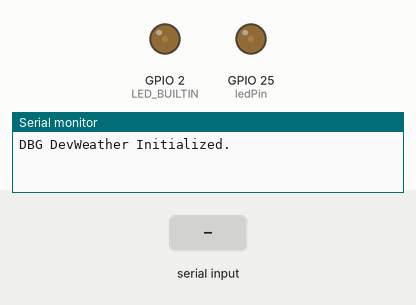
A sketch run on a simulated ESP32. Parts: output pins drawn as LEDs (lit = HIGH), the last lines printed to the serial monitor. Inputs (shaded band) come from the test bench.

Above: at 1.7 s.
1.8 s: "SET_LED 90\n" received over Serial
At 2.1 s:
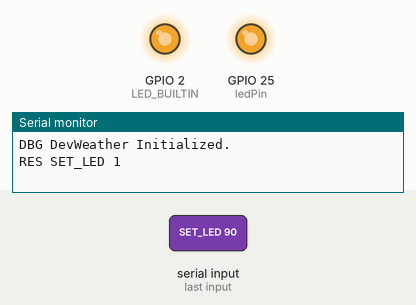
3.3 s: "SET_LED \n" received over Serial
4.8 s: "GET_LDR\n" received over Serial
Timing chart, 0 to 7.8 s (numbered marks = the images above; inputs shaded):
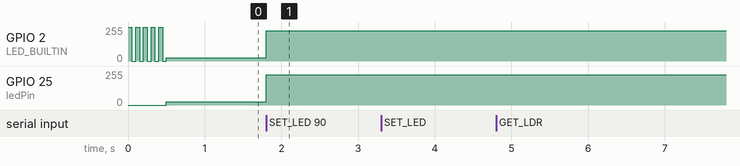

The sketch:

devweather.ino
```cpp
#include <Wire.h>
#include <Adafruit_BMP085.h>
#include <DHT.h>

#define MODE_MANUAL 0
#define MODE_AUTO   1
#define DHTPIN 15
#define DHTTYPE DHT11

Adafruit_BMP085 bmp;
DHT dht(DHTPIN, DHTTYPE);
int ledPin = 25;
int ledChannel = 0;
int ledValue = 10;
int ledMode = MODE_MANUAL;

int ldrPin = 34;
int ldrMax = 4000;

int thresholdValue = 50;

void setup() {
    Serial.begin(9600);
    pinMode(LED_BUILTIN, OUTPUT);
    for (int i=9; i>=0; i--) {
        digitalWrite(LED_BUILTIN, i % 2 ? HIGH : LOW);
        delay(50);
    }
    if (!bmp.begin()) {
    Serial.println("Could not find a valid BMP085/BMP180 sensor, check wiring!");
    while (1) {}
    }
    ledcSetup(1, 5000, 8);
    ledcAttachPin(LED_BUILTIN, 1); // Led Builtin aceita PWM no ESP32

    pinMode(ledPin, OUTPUT);
    ledcSetup(ledChannel, 5000, 8);
    ledcAttachPin(ledPin, ledChannel);

    Serial.printf("DBG DevWeather Initialized.\n");
}


void loop() {
    String serialCommand;

    while (Serial.available() > 0) {
        char serialChar = Serial.read();
        serialCommand += serialChar;

        if (serialChar == '\n') {
            processCommand(serialCommand);
            serialCommand = "";
        }
    }

    ledUpdate();
    delay(100);
}


void processCommand(String command) {
    command.trim();
    command.toUpperCase();

    // Serial.println("DBG Received command: " + command);

    if (command.startsWith("SET_LED ")) {
        int ledTmp = command.substring(8).toInt();
        if (ledTmp >= 0 && ledTmp <= 100) {
            ledValue = ledTmp;
            ledMode  = MODE_MANUAL;
            ledUpdate();
            Serial.printf("RES SET_LED 1\n");
        }
        else {
            Serial.printf("RES SET_LED -1\n");
        }
    }
    else if (command.startsWith("SET_THRESHOLD ")) {
        int thresholdTmp = command.substring(14).toInt();
        if (thresholdTmp >= 0 && thresholdTmp <= 100) {
            thresholdValue = thresholdTmp;
            ledMode = MODE_AUTO;
            ledUpdate();
            Serial.printf("RES SET_THRESHOLD 1\n");
        }
        else {
            Serial.printf("RES SET_THRESHOLD -1\n");
        }
    }

    else if (command == "GET_LDR")
      Serial.printf("RES GET_LDR %d\n", ldrGetValue());

    else if (command == "GET_LED")
      Serial.printf("RES GET_LED %d\n", ledValue);

    else if (command == "GET_THRESHOLD")
      Serial.printf("RES GET_THRESHOLD %d\n", thresholdValue);

    else if (command == "GET_PA")
      Serial.printf("RES GET_PA %d\n",  bmpGetPaValue());

    else if (command == "GET_ALT")
      Serial.printf("RES GET_ALT %d\n", bmpGetAltValue());

    else if (command == "GET_TBMP")
      Serial.printf("RES GET_TBMP %d\n", bmpGetTempValue());

    else if (command == "GET_TEMP")
      Serial.printf("RES GET_TEMP %d\n", dhtGetTempValue());

    else if (command == "GET_HUM")
      Serial.printf("RES GET_HUM %d\n", dhtGetHumValue());

    else if (command == "GET_INFO")
      Serial.printf("RES GET_INFO %.2f ;%.2f ;%.2f ;%.2f ;%.2f ;%.2f; %.2f; %.2f\n",dhtGetHumValue() ,dhtGetTempValue() ,ldrGetValue() ,bmpGetTempValue() , bmpGetPaValue(), bmpGetAltValue(), avgTemp(), heatIndex());

    else
      Serial.println("ERR Unknown command.");

}
void ledUpdate() {
    if (ledMode == MODE_MANUAL || (ledMode == MODE_AUTO && ldrGetValue() < thresholdValue)) {
        ledcWrite(ledChannel, 255.0*(ledValue/100.0));
        ledcWrite(1, 255.0*(ledValue/100.0));
    }
    else {
        ledcWrite(ledChannel, 0);
        ledcWrite(1, 0);
    }
}

float ldrGetValue() {
    float ldrAnalog = analogRead(ldrPin);
    float ldrValue = 100*ldrAnalog/ldrMax;

    // Serial.printf("DBG LDR_MAX=%d, LDR_ANALOG=%d, LDR_VALUE=%d\n", ldrMax, ldrAnalog, ldrValue);

    return ldrValue > 100 ? 100 : ldrValue;
}


float bmpGetPaValue(){
    return (bmp.readPressure());
}
float bmpGetAltValue(){
    return (bmp.readAltitude());
}
float bmpGetTempValue(){
    return (bmp.readTemperature());
}
float dhtGetTempValue(){
    return (dht.readTemperature());
}
float dhtGetHumValue(){
    return (dht.readHumidity());
}
float avgTemp(){
    return (bmpGetTempValue() + dhtGetTempValue())/2.0;
}
float heatIndex(){
    float T = avgTemp();  // Temperatura em °C
    float H = dhtGetHumValue();   // Umidade relativa em %

    float HI = -8.78469475505616 + 1.61139411 * T + 2.33854883889091 * H - 0.14611605 * T * H
               - 0.012308094 * T * T - 0.016424828 * H * H + 0.002211732 * T * T * H
               + 0.00072546 * T * H * H - 0.000003582 * T * T * H * H;

    // Limita o valor do Heat Index para não ficar negativo
    if (HI < T) {
        HI = T; // O Heat Index não pode ser menor que a temperatura
    }

    return HI;
}
```

Measured:
- after the input at 1.8 s, GPIO 2 (LED_BUILTIN), GPIO 25 (ledPin): 25/255 → 228/255 at once
- by itself, GPIO 2 (LED_BUILTIN): repeats every 0.10 s: 255/255 0.05 s, 0/255 0.05 s, until it stays 25/255 from 0.5 s
